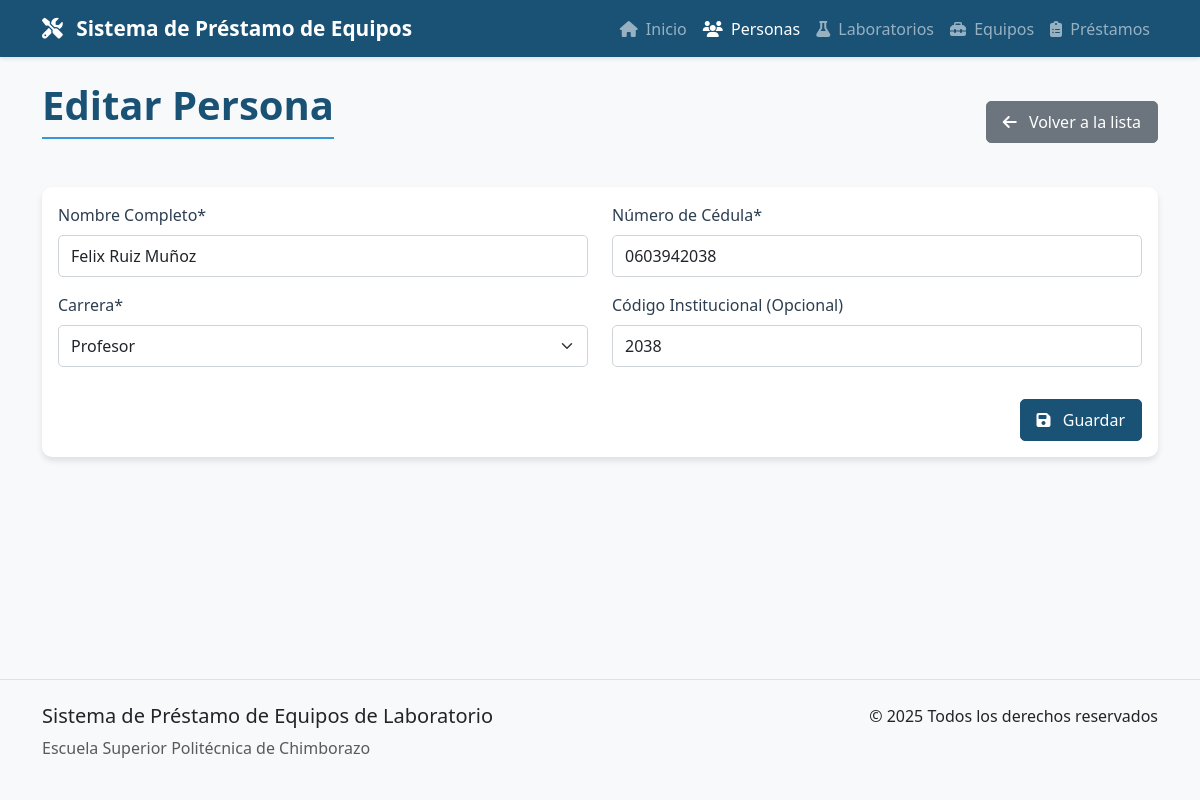
/personas/2/editar/, run on the app's committed database.
### prestamos/models.py (models this page shows, shortened)
class Persona(models.Model):
    CARRERA_CHOICES = [
        ('INDUSTRIAL', 'Ingeniería Industrial'),
        ('MECANICA', 'Ingeniería Mecánica'),
        ('MANTENIMIENTO', 'Ingeniería en Mantenimiento Industrial'),
        ('AUTOMOTRIZ', 'Ingeniería Automotriz'),
        ('PROFESOR', 'Profesor'),
    ]
    nombre = models.CharField(max_length=100, verbose_name="Nombre Completo")
    cedula = models.CharField(max_length=15, unique=True, verbose_name="Número de Cédula")
    codigo_institucional = models.CharField(max_length=20, blank=True, null=True, verbose_name="Código Institucional")
    carrera = models.CharField(max_length=20, choices=CARRERA_CHOICES, verbose_name="Carrera")
    fecha_registro = models.DateTimeField(auto_now_add=True, verbose_name="Fecha de Registro")
    class Meta:
        verbose_name = "Persona"
        verbose_name_plural = "Personas"
        ordering = ['nombre']

### prestamos/views.py (the view, shortened to what this page needs)
# urls.py: path('personas/<int:pk>/editar/', views.PersonaUpdateView.as_view(), name='persona_update'),
class PersonaUpdateView(UpdateView):
    model = Persona
    form_class = PersonaForm
    template_name = 'prestamos/persona_form.html'

### prestamos/forms.py (shortened to what this page needs)
class PersonaForm(forms.ModelForm):
    class Meta:
        model = Persona
        fields = ['nombre', 'cedula', 'codigo_institucional', 'carrera']
        widgets = {
            'nombre': forms.TextInput(attrs={'class': 'form-control', 'placeholder': 'Nombre completo'}),
            'cedula': forms.TextInput(attrs={'class': 'form-control', 'placeholder': 'Número de cédula'}),
            'codigo_institucional': forms.TextInput(attrs={'class': 'form-control', 'placeholder': 'Código institucional (opcional para profesores)'}),
            'carrera': forms.Select(attrs={'class': 'form-select'}),
        }

### templates/prestamos/persona_form.html (shortened to what this page needs)
{% extends 'base.html' %}
{% load static %}
{% load crispy_forms_tags %}
{% block page_title %}
{% if form.instance.pk %}Editar Persona{% else %}Nueva Persona{% endif %}
{% endblock %}
{% block page_actions %}
<a href="{% url 'persona_list' %}" class="btn btn-secondary">
    <i class="fas fa-arrow-left me-2"></i> Volver a la lista
</a>
{% endblock %}
{% block content %}
<div class="card">
    <div class="card-body">
        <form method="post" novalidate>
            <div class="row">
                <div class="col-md-6">
                    {{ form.nombre|as_crispy_field }}
                </div>
                <div class="col-md-6">
                    {{ form.cedula|as_crispy_field }}
                </div>
            </div>
            <div class="row">
                <div class="col-md-6">
                    {{ form.carrera|as_crispy_field }}
                </div>
                <div class="col-md-6">
                    {{ form.codigo_institucional|as_crispy_field }}
                </div>
            </div>
            <div class="d-flex justify-content-end mt-3">
                <button type="submit" class="btn btn-primary">
                    <i class="fas fa-save me-2"></i> Guardar
                </button>
            </div>
        </form>
    </div>
</div>
{% endblock %}

### static/css/main.css (style rules this page uses)
:root { --primary-color: #1a5276; --secondary-color: #2874a6; --accent-color: #3498db; --success-color: #27ae60; --warning-color: #f39c12; --danger-color: #c0392b; --light-color: #ecf0f1; --dark-color: #2c3e50; --gray-color: #95a5a6; }
body { font-family: 'Segoe UI', Tahoma, Geneva, Verdana, sans-serif; display: flex; flex-direction: column; min-height: 100vh; background-color: #f8f9fa; }
.card { border: none; border-radius: 10px; box-shadow: 0 4px 6px rgba(0, 0, 0, 0.1); transition: transform 0.3s ease, box-shadow 0.3s ease; margin-bottom: 1.5rem; }
.btn { border-radius: 5px; font-weight: 500; padding: 0.5rem 1rem; transition: all 0.3s ease; }
.btn-primary { background-color: var(--primary-color); border-color: var(--primary-color); }
.form-control, .form-select { border-radius: 5px; border: 1px solid #ced4da; padding: 0.5rem 0.75rem; transition: border-color 0.3s ease, box-shadow 0.3s ease; }
.form-label { font-weight: 500; color: var(--dark-color); }

### data on the page
Persona: nombre "Felix Ruiz Muñoz", cedula "0603942038", carrera "Profesor", codigo_institucional "2038"
